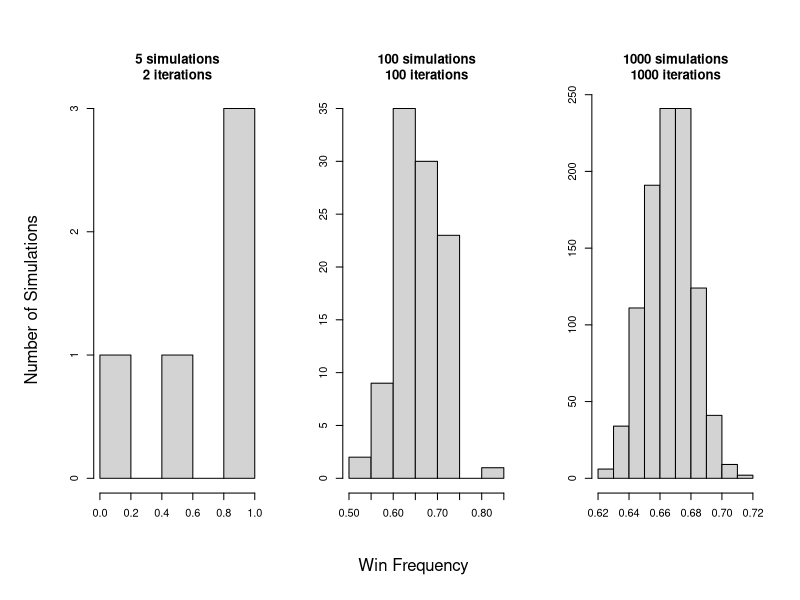
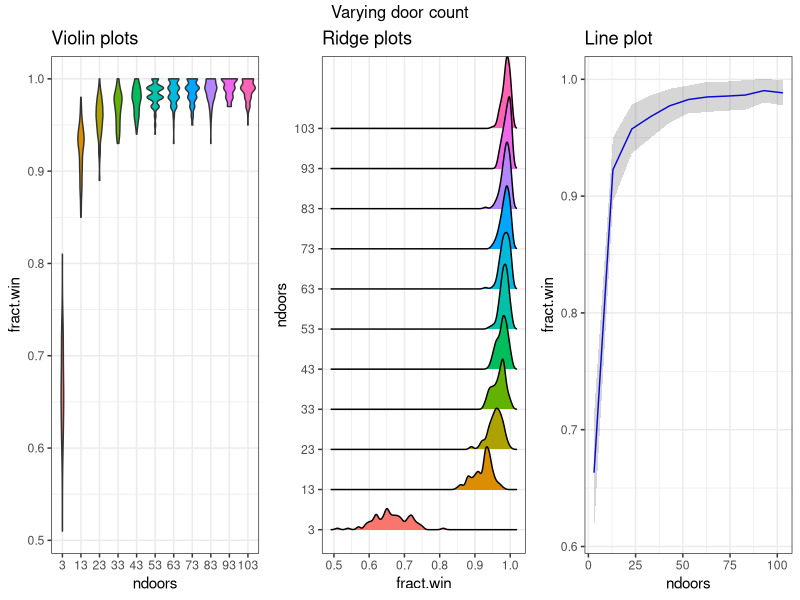
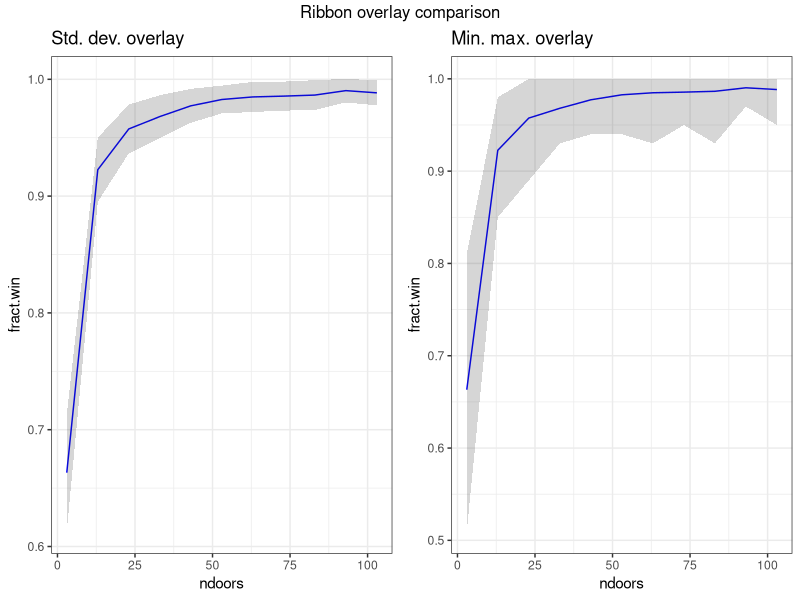

Recreate these plots in R, in order. (Note: this script raises an error after producing the figures.)
## ---- chunk 1
# require(devtools); install_github("metamaden/montyhall")
# library(montyhall)
knitr::opts_chunk$set(eval = TRUE, echo = TRUE)
## ---- chunk 2
library(ggplot2)
library(gridExtra)
library(ggridges)

mhsim <- function(niter = 100, seed = 1, ndoors = 3, 
                  ndec1 = 1, ndec2 = 1, nprizes = 1,
                  nrevealdif = 1, prize.index = NULL,
                  selectdec1 = "random", doorswitch = 1, 
                  montyselect = "random", verbose.results = FALSE){
  set.seed(seed)
  lr <- c() # new return object
  if(verbose.results){
    lv <- list()
  }
  doorseq <- seq(1, ndoors, 1)
  for(i in 1:niter){
    # pick prize door index
    which.prize <- sample(doorseq, nprizes)
    # run decision 1
    if(selectdec1 == "random"){
      dec1select <- sample(doorseq, ndec1)
    } else{
      if(is.numeric(selectdec1) & selectdec1 %in% doorseq){
        dec1select <- selectdec1
      } else{
        stop("Invalid decision 1 selectoin specified.")
      }
    }
    # run montyselect
    doorremain1 <- doorseq[!doorseq == dec1select] # exclude player first selection
    nr <- length(doorremain1) - nrevealdif # calculate the reveal difference
    # validate reveal difference value
    if(nr < 0 | nr > length(doorremain1) - 1){
      stop("Too many doors specified for Monty to reveal. Increase `nrevealdif`.")
    }
    if(montyselect == "random"){
      # if more than 1 prize, allow monty to reveal n - 1 prizes
      if(length(which.prize) > 1){
        mdooroptions <- doorremain1
      } else{
        mdooroptions <- doorremain1[!doorremain1 %in% which.prize]
      }
      if(length(mdooroptions) < 2){
        mselect <- mdooroptions
      } else{
        mselect <- sample(mdooroptions, nr)
      }
    }
    # run decision 2
    # exclude monty's doors and decision 1 doors from switch options
    doorremain2 <- doorseq[!doorseq %in% c(mselect, dec1select)]
    # parse switch likelihood
    if(is.numeric(doorswitch) & doorswitch >= 0 & doorswitch <= 1){
      ssvar <- ifelse(doorswitch == 1, "switch", 
             sample(c(rep("switch", 100*doorswitch), 
                      rep("stay", 100 - 100*doorswitch)), 1))
    } else{
      stop("Invalid doorswitch value.")
    }
    # evalue switch decision
    if(ssvar == "switch"){
      if(length(doorremain2) > 1){
        dec2select <- sample(doorremain2, ndec2)
      } else{
        dec2select <- doorremain2
      }
    } else{
      dec2select <- dec1select
    }
    # evaluate results
    lr <- c(lr, ifelse(dec2select %in% c(which.prize), "win", "loss"))
    if(verbose.results){
      lv[[length(lv) + 1]] <- list("which.prize" = which.prize,
                                   "dec1select" = dec1select,
                                   "nr" = nr,
                                   "montyselect" = mselect,
                                   "dec2select" = dec2select)
    }
  }
  if(verbose.results){
    return(list("results" = lr, "details" = lv))
  } else{
    return(lr) # return iterations results
  }
}

getfw = function(nsimulations = 5, niterations = 2, ndoors = 3, 
                 prize.index = NULL, doorswitch = 1,
                 verbose.results = FALSE){
  fw <- c() # vector of win fractions across simulations
  vr <- list() # results for verbose results option
  for(s in 1:nsimulations){
    lrs <- mhsim(seed = s, niter = niterations, ndoors = ndoors,
                 prize.index = prize.index, doorswitch = doorswitch,
                 verbose.results = verbose.results)
    if(verbose.results){
      vr[[paste0(s)]] <- lrs
    } else{
      fw <- c(fw, length(which(lrs == "win"))/length(lrs))
    }
  }
  if(verbose.results){
    return(vr)
  } else{
    return(fw)
  }
}

getggdat <- function(ld){
  dfp <- matrix(nrow = 0, ncol = 2)
  for(i in 1:length(lnd)){
    nrep <- length(lnd[[i]])
    ndi <- as.numeric(names(lnd)[i])
    ndv <- rep(as.numeric(ndi), nrep)
    dati <- lnd[[i]]
    lmi <- matrix(c(dati, ndv), ncol = 2, byrow = FALSE)
    dfp <- rbind(dfp, lmi)
  }
  dfp <- as.data.frame(dfp, stringsAsFactors = F)
  colnames(dfp) <- c("fract.win", "ndoors")
  ulvl <- unique(dfp[,2])
  olvl <- ulvl[order(unique(dfp[,2]))]
  dfp[,2] <- factor(dfp[,2], levels = olvl)
  return(dfp)
}

getlinedat <- function(ld, ribbontype = "sd", xtitle = "ndoors"){
  dfp <- matrix(nrow = 0, ncol = 4)
  for(i in 1:length(lnd)){
    dati <- lnd[[i]]
    ndi <- as.numeric(names(lnd)[i])
    meandat <- mean(dati)
    # parse ribbon overlay
    if(ribbontype == "sd"){
      mindat <- meandat - sd(dati)
      maxdat <- meandat + sd(dati)
    }
    if(ribbontype == "minmax"){
      mindat <- min(dati)
      maxdat <- max(dati)
    }
    lmi <- matrix(c(meandat, maxdat, mindat, ndi), nrow = 1)
    dfp <- rbind(dfp, lmi)
  }
  dfp <- as.data.frame(dfp, stringsAsFactors = F)
  colnames(dfp) <- c("fract.win", "max", "min", xtitle)
  return(dfp)
}

getlineplot <- function(ld, ptitle = "Plot title", ribbontype = "sd",
                        xlim = NULL, ylim = NULL, xlab = "ndoors"){
  dfp <- getlinedat(ld, ribbontype = ribbontype)
  if(is.null(xlim) & is.null(ylim)){
    plp <- ggplot(dfp, aes(ndoors)) +
      geom_line(aes(y = fract.win), colour = "blue") + 
      geom_ribbon(aes(ymin = min, ymax = max), alpha = 0.2) +
      theme_bw() + ggtitle(ptitle) + xlab(xlab)
  }
  if(!is.null(xlim) & !is.null(ylim)){
    plp <- ggplot(dfp, aes(ndoors)) +
      geom_line(aes(y = fract.win), colour = "blue") + 
      geom_ribbon(aes(ymin = min, ymax = max), alpha = 0.2) +
      theme_bw() + ggtitle(ptitle) +
      ylim(ylim[1], ylim[2]) +
      xlim(xlim[1], xlim[2]) + xlab(xlab)
  }
  return(plp)
}

getprettyplots <- function(ld, topmain = "Top Title"){
  # fromat results data
  dfp <- getggdat(ld)
  
  # violin plots
  p1 <- ggplot(dfp, aes(x = ndoors, y = fract.win, fill = ndoors)) +
    geom_violin() + theme_bw() + theme(legend.position = "none") +
    ggtitle("Violin plots")
  
  # ridge plots
  p2 <- ggplot(dfp, aes(x = fract.win, y = ndoors, fill = ndoors)) +
    geom_density_ridges() + theme_bw() + theme(legend.position = "none") +
    ggtitle("Ridge plots")
  
  # line plot
  p3 <- getlineplot(ld, ptitle = "Line plot")
  
  # make the composite plot
  grid.arrange(p1, p2, p3, ncol = 3, top = topmain)
}


## ---- chunk 3
# parameter sets
simv <- c(5, 100, 1000)
iterv <- c(2, 100, 1000)
lr <- list()
t1 <- Sys.time()
for(s in 1:length(simv)){
  runname <- paste0(simv[s], ";", iterv[s])
  lr[[runname]] <- getfw(nsimulations = simv[s], niterations = iterv[s])
}
tdif <- Sys.time() - t1
## ---- chunk 4
pdf("mh_3runs.pdf", 10, 4)
# format image output
par(mfrow = c(1, 3), oma = c(3, 3, 3, 1))
for(r in 1:length(lr)){
  rdat <- lr[[r]]
  # get plot title info
  rname <- names(lr)[r]
  simr <- gsub(";.*", "", rname)
  iterr <- gsub(".*;", "", rname)
  pmain <- paste0(simr," simulations\n", iterr, " iterations")
  # add run histogram to image output
  hist(rdat, main = pmain, xlab = "", ylab = "")
}
# add outer axis labels
mtext("Win Frequency", side = 1, outer = T)
mtext("Number of Simulations", side = 2, outer = T)
dev.off()
## ---- chunk 5
# run normalcy tests
st1 <- shapiro.test(lr[["5;2"]])$p.value
st2 <- shapiro.test(lr[["100;100"]])$p.value
st3 <- shapiro.test(lr[["1000;1000"]])$p.value
## ---- chunk 6
# get win frequencies from varying ndoors
simi = 100; iteri = 100
ndoorl <- seq(3, 103, 10)
seedl <- seq(1, 100, 1)
lnd <- list()
t1 <- Sys.time()
for(nd in ndoorl){
  fw <- getfw(simi, iteri, nd)
  lnd[[paste0(nd)]] <- fw
}
tdif <- Sys.time() - t1
# store the reference plot
pref <- getlineplot(lnd, ptitle = "Canonical rules, varying doors")
## ---- chunk 7
pdf("mh_ndoors_3plots.pdf", 10, 4)
getprettyplots(lnd, "Varying door count")
dev.off()
## ---- chunk 8
pclassic1 <- getlineplot(lnd, ptitle = "Std. dev. overlay", ribbontype = "sd")
pclassic2 <- getlineplot(lnd, ptitle = "Min. max. overlay", ribbontype = "minmax")

pdf("mh_2lineplots.pdf", 5, 3)
grid.arrange(pclassic1, pclassic2, top = "Ribbon overlay comparison", ncol = 2)
dev.off()
## ---- chunk 9
# get fwin dist across ndoors
plist <- list()
sfreq <- seq(0, 1, 0.1)
t1 <- Sys.time()
ldat <- list()
for(s in sfreq){
  simi = 100; iteri = 100
  ndoorl <- seq(3, 103, 10)
  seedl <- seq(1, 100, 1)
  lnd <- list()
  for(nd in ndoorl){
    fw <- getfw(simi, iteri, nd, doorswitch = s)
    lnd[[paste0(nd)]] <- fw
  }
  plist[[paste0(s)]] <- getlineplot(lnd, ptitle = paste0("S.F. = ", s),
                                    xlim = c(0, 100), ylim = c(0, 1),
                                    xlab = "", ylab = "")
  ldat[[paste0(s)]] <- lnd
  # message(s)
}
tdif <- Sys.time() - t1
## ---- chunk 10
pdf("mh_switchfreq.pdf", 10, 6)
grid.arrange(plist[[1]], plist[[2]], plist[[3]],
             plist[[4]], plist[[5]], plist[[6]],
             plist[[7]], plist[[8]], plist[[9]],
             plist[[10]],
             ncol = 5, 
             bottom = "Number of Doors", left = "Win Fraction")
dev.off()
## ---- chunk 11
sfreq <- seq(0, 1, 0.1)
lnd <- list()
for(s in sfreq){
  simi = 100; iteri = 100
  seedl <- seq(1, 100, 1)
  fw <- getfw(simi, iteri, doorswitch = s)
  lnd[[paste0(s)]] <- fw
}
pdf("mh_switchfreq_classicrules.pdf", 4, 4)
getlineplot(lnd, ptitle = "Win Freq. by Switch Freq.", 
            xlim = c(0, 1), ylim = c(0, 1), 
            xlab = "Switch frequency")
dev.off()
## ---- chunk 12
getprettygif(ldat[[11]], plottype = "composite_ndoors", gifname = "mh_ndoors.gif")
getprettygif(ldat, plottype = "lineplots_doorswitch", gifname = "mh_switchfreq.gif")
